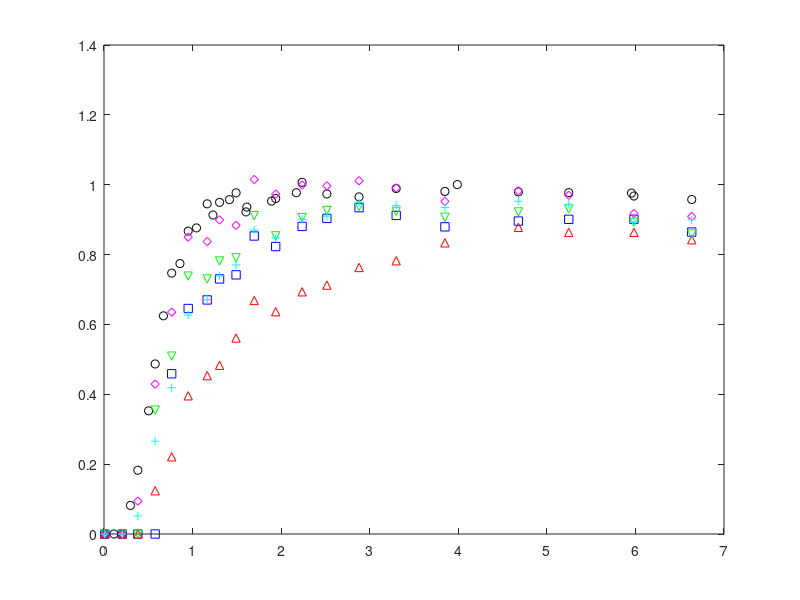

This chart was generated by the following MATLAB code: (Note: this script raises an error after producing the figure.)
clear all
close all

%first-type BC;
%kinetic model;
%see Van Genuchten pg. 16 and 28:



%data = csvread('ObjC_1_gas.csv',1,0);
data = csvread('Obj1b_part1_gas.csv',1,0);
data_time = data(:,1).*60; %time in sec
ethane = data(:,2);
helium = data(:,3);
n2o = data(:,4);
sf6 = data(:,5);
ch4 = data(:,6);



data_br = csvread('Obj1b_part1_br.csv',1,0);
%data_br = csvread('Obj1b_br.csv',1,0);
Br_time = data_br(:,1).*60;
Br = data_br(:,2);

measured = Br; %define which solute you are modeling

%If Vg/Vw = .01, then
%R_He = 2
%R_SF6 = 2.5
%R_ethane = 1.2
%R_N2O = 1.015

%time units are in seconds;
%length units are in m;

C_o = 1; %dimensionless
t = 0:50:49200;   %default delta t is 25
%D = [2.125e-6:0.0625e-6:2.375e-6]; 
D = 2.75e-6;

%2.69e-6, dispersion coefficients, m2/s, default 5e-7; determined from bromide only.
    %%%%%%3.1e-6 for bromide
%v_m = 7.75e-5:0.0625e-5:8e-5;  
v_m = 7.125e-5;


%velocity, 7.09e-5,  m/s, default 1e-4 m/s
    %%%%%%%3e-5 for bromide
    %try 1.19e-4 to 1.43e-4, expected values based on reactor geometry +
    %porosity
L = .3;
theta_m = 0.586; %mobile phase volume (dynamic, macropores)
theta_im = 0.31; %immobile phase volume (stagnant, micropores)
phi_m = theta_m/(theta_m + theta_im)  %fraction of liquid phase that is mobile


data_PV = v_m(1).*data_time.*phi_m./L

data_PV_br_plot = v_m(1).*Br_time.*phi_m./L


figure(11)
clf
h1 = plot(data_PV_br_plot, Br,'ok')
hold on
h2 = plot(data_PV, ethane, 'sb')
hold on
h3 = plot(data_PV, helium, '^r')
hold on
h4 = plot(data_PV, sf6, 'vg')
hold on
h5 = plot(data_PV, n2o, 'dm')
hold on
h6 = plot(data_PV, ch4, '+c')
hold on


R = 1.0001; %ethane 2.7
%R = [2.0:.5:6.0];
R_m = 1.0001;
%R_m = [1.0:.5:3.0];
alpha = 0.0001;  %ethane 1.3e-4
%alpha = [.9e-4:.1e-4:2.5e-4];
loopcnt = 0;

results_matrix = zeros(length(v_m)*length(D),4);
%column 1 of results_matrix is loopcnt
%column 2 of results_matrix is R
%column 3 of results_matrix is alpha
%column 4 of results_matrix is sum of squared residuals



beta = phi_m*R_m/R;


for j = 1:length(v_m)
    
    for k = 1:length(D)
        
        
w = alpha*L*(R-1)/(v_m(j)*theta_m);
P = v_m(j)*L/D(k); %Peclet number
PV = v_m(j).*t.*phi_m./L;     %pore volumes, tau in equations in Table 2 in Van Genuchten
data_PV_br = v_m(j).*Br_time.*phi_m./L;


%G term in Van Genuchten, equation SI-1 in Table 2:
G_T = .5 *  erfc( sqrt(P./(4.*beta.*R.*PV)).*(beta*R-PV)) + .5*exp(P).*erfc( sqrt (P./(4.*beta.*R.*PV) ).*(beta*R + PV) );
%IMPORTANT NOTE: Equation SI-1 in Table 2 has the final term as beta*R-tau.
%I think this is an error and that it should be beta*R+tau.  At the top of page 18 they note: 
%"Expressions for G(T) in Table 2 follow from those given in Table 1 by replacing T by
%tau and R by (beta*R).  In Table 1, the final term is R+T, so based on
%their statement the final term should be B*R+tau.
%This is how it is coded above, and this equation gives an effluent C
%ranging from 0 to 1, while the original equation from Van Genuchten has an
%effluent C ranging from 0 to a number much greater than 1.

%exponential term multiplied by G
term = exp(-w.*PV/(beta*R));


integrand_vec = zeros(1,length(PV));

delta_tau = 0.001;   %tau time increment, also d_tau dummy variable
                    %default .001

for i = 2:length(PV);  %2:length(PV)
    
    tau = [0:delta_tau:PV(i)];
    
G_tau = .5 *  erfc( sqrt(P./(4.*beta.*R.*tau)).*(beta*R-tau)) + .5*exp(P).*erfc( sqrt (P./(4.*beta.*R.*tau) ).*(beta*R + tau) );
    
    a = w.*tau;
    b = w.*(PV(i) - tau)./( (1 - beta)*R );
    
    squig = 2*sqrt(a.*b);
    
%In equation 36, the I_0 and I_1 are modified bessel functions, see
%notation on pg. 50-51
I_0 = besseli(0,squig);  %modified bessel function of the first kind, order 0
I_1 = besseli(1,squig);  %modified bessel function of the first kind, order 1
    
%H term defined by Equation 36:
H = exp(-a-b).* ( I_0/beta + (squig.*I_1)./(2.*b.*(1-beta)) );


prod = G_tau.*H;

integrand = delta_tau*trapz(prod(1:length(prod)-1));   %last element of product is NaN, since the last element of H is NaN ...
                                                    %due to division by 0
                                                    %in b term
integrand_vec(i) = integrand;


end


BrC = G_T.*term + w/R .* integrand_vec;


%find indices in PV that are closest PV to data: 
edges = [-Inf, mean([PV(2:end); PV(1:end-1)]), +Inf];
%I = discretize(data_PV_br, edges);
I = discretize(data_PV_br, edges);

RSS = sum((BrC(I) - measured').^2)


loopcnt = loopcnt + 1

     results_matrix(loopcnt,1) = loopcnt;
     results_matrix(loopcnt,2) = v_m(j);
     results_matrix(loopcnt,3) = D(k);
     results_matrix(loopcnt,4) = RSS;

    end
    
end




figure(111)
clf
plot(PV, BrC,'-')
ylim([-0.1 1.1])
xlim([0 2])
ylabel('C/C_o')
xlabel('PV')

%column 1 of results_matrix is loopcnt
%column 2 of results_matrix is R
%column 3 of results_matrix is alpha
%column 4 of results_matrix is sum of squared residuals

y = [results_matrix(:,1)'; results_matrix(:,2)'; results_matrix(:,3)'; results_matrix(:,4)']
fileID = fopen('results_matrix.txt','w');
%fprintf(fileID, 'Exponential Function\n\n');
fprintf(fileID,'%0.3f %0.3e %0.3e %0.4f\n',y);
fclose(fileID);




y = [PV; BrC];
fileID = fopen('exptable.txt','w');
%fprintf(fileID, 'Exponential Function\n\n');
fprintf(fileID,'%f %f\n',y);
fclose(fileID);


%find indices in PV that are closest PV to data: 
edges = [-Inf, mean([PV(2:end); PV(1:end-1)]), +Inf];
%I = discretize(data_PV_br, edges);
I = discretize(data_PV_br, edges);

RSS = sum((BrC(I) - measured').^2)
TSS = sum((measured - mean(measured)).^2)
R2 = 1 - (RSS/TSS)



figure(11)
plot(PV, BrC,'-r')
ylim([-0.1 1.1])
xlim([0 9])
ylabel('C/C_o')
xlabel('PV')
text(.4, .8, sprintf('R = %0.2f', R))
text(.4, .9, sprintf('alpha = %0.2e s^{-1}', alpha))
text(.4, .7, sprintf('R^2 = %0.3f', R2))
saveas(gcf,'output.eps','epsc')


figure (101)
brarea = cumtrapz(PV,BrC);
totbrarea = trapz(PV,BrC);
totbrmass = data_PV(end)*1;
normalizedbr = brarea/totbrmass;
plot(PV, normalizedbr)



measured = ch4; %define which solute you are modeling

%fit parameters:
%R = 2;      %MUST BE > 1
%alpha = 1e-3;    %rate constant, try starting in the range 5e-4 to 5e-3

                    %1/s, 100 d^-1 from Geistlinger (2005) = 1e-3 1/s
                    %vulava has 5e-4 - 1e-3  1/s for alpha for SF6, so
                    %probably faster for Helium, N2O
                    %velocity in bioreactor on the order of .003 m/s, much slower than in Vulava, so 
                    %expect lower alpha
%for determination of R-squared:



%dimensionless parameters
%defined in Van Genuchten pg. 15, with the exception of w, beta, and R
%For w and beta, defined on pg. 28 for one-site kinetic
%non-equilibrium adsorption.  For R, comes from Fry et al. (1994) and Vulava et al. (2002): 
%R = 1 + KH*(Vg/Vw)   %use this with specific K_H values to determine Vg/Vw
%based on fit R parameter




R = 3.9; %ethane 2.7
%R = [1.1:0.02:1.2];
%R_m = [1.1:0.1:2.8];
R_m = 1.3;
alpha = 5.5e-6;  %ethane 1.3e-4
%alpha = [1e-5 1e-6 1e-7 1e-8 1e-9];%8e-6:4e-6:8e-5];

loopcnt = 0;

results_matrix = zeros(length(R)*length(alpha),5);
%column 1 of results_matrix is loopcnt
%column 2 of results_matrix is R
%column 3 of results_matrix is R_m
%column 4 of results_matrix is alpha
%column 5 of results_matrix is sum of squared residuals




for j = 1:length(R)
    
    for k = 1:length(alpha)
        
        for l = 1:length(R_m)
        
        
w = alpha(k)*L*(R(j)-1)/(v_m*theta_m);
beta = phi_m*R_m(l)/R(j);



%G term in Van Genuchten, equation SI-1 in Table 2:
G_T = .5 *  erfc( sqrt(P./(4.*beta.*R(j).*PV)).*(beta*R(j)-PV)) + .5*exp(P).*erfc( sqrt (P./(4.*beta.*R(j).*PV) ).*(beta*R(j) + PV) );
%IMPORTANT NOTE: Equation SI-1 in Table 2 has the final term as beta*R-tau.
%I think this is an error and that it should be beta*R+tau.  At the top of page 18 they note: 
%"Expressions for G(T) in Table 2 follow from those given in Table 1 by replacing T by
%tau and R by (beta*R).  In Table 1, the final term is R+T, so based on
%their statement the final term should be B*R+tau.
%This is how it is coded above, and this equation gives an effluent C
%ranging from 0 to 1, while the original equation from Van Genuchten has an
%effluent C ranging from 0 to a number much greater than 1.

%exponential term multiplied by G
term = exp(-w.*PV/(beta*R(j)));

%some figures to visualize how each of these terms are affected by
%different fit parameters:
%use these to troubleshoot problems if the model acts weird with certain
%paremeters.
%figure(5)
%plot(PV,term)
%title('Term')

integrand_vec = zeros(1,length(PV));

delta_tau = 0.001;   %tau time increment, also d_tau dummy variable
                    %default .001

for i = 2:length(PV);  %2:length(PV)
    
    tau = [0:delta_tau:PV(i)];
    
G_tau = .5 *  erfc( sqrt(P./(4.*beta.*R(j).*tau)).*(beta*R(j)-tau)) + .5*exp(P).*erfc( sqrt (P./(4.*beta.*R(j).*tau) ).*(beta*R(j) + tau) );
    
    a = w.*tau;
    b = w.*(PV(i) - tau)./( (1 - beta)*R(j) );
    
    squig = 2*sqrt(a.*b);
    
%In equation 36, the I_0 and I_1 are modified bessel functions, see
%notation on pg. 50-51
I_0 = besseli(0,squig);  %modified bessel function of the first kind, order 0
I_1 = besseli(1,squig);  %modified bessel function of the first kind, order 1
    
%H term defined by Equation 36:
H = exp(-a-b).* ( I_0/beta + (squig.*I_1)./(2.*b.*(1-beta)) );


prod = G_tau.*H;

integrand = delta_tau*trapz(prod(1:length(prod)-1));   %last element of product is NaN, since the last element of H is NaN ...
                                                    %due to division by 0
                                                    %in b term
integrand_vec(i) = integrand;


end


%first_term = G_T.*term;
%figure(14)
%plot(PV,first_term)
%title('G*exp term')

%C = G(1:length(G)-1).*term(1:length(term)-1) + (w/R).*ConvInt;   %equation 35 in van genuchten
C = G_T.*term + w/R(j) .* integrand_vec;


%find indices in PV that are closest PV to data: 
edges = [-Inf, mean([PV(2:end); PV(1:end-1)]), +Inf];
%I = discretize(data_PV_br, edges);
I = discretize(data_PV, edges);

RSS = sum((C(I) - measured').^2)


loopcnt = loopcnt + 1

     results_matrix(loopcnt,1) = loopcnt;
     results_matrix(loopcnt,2) = R(j);
     results_matrix(loopcnt,3) = R_m(l);
     results_matrix(loopcnt,4) = alpha(k);
     results_matrix(loopcnt,5) = RSS;

    end
    
    end

end

C(C > 1) = 1;

figure(11)
plot(PV, C,'-m')
hold on

%Effluent Mass Balance
figure (101)
hold on
ch4area = cumtrapz(PV,C);
totch4area = trapz(PV,C);
totch4mass = (data_PV(end))*1;
normalizedch4 = ch4area/totch4mass;
plot(PV, normalizedch4)
% massbaln2o = normalizedn2o./normalizedbr;
% plot(PV, massbaln2o)


%Headspace Mass Balance
tracersoldata = csvread('Obj1b_part1_tracer_sol.csv',1,0);
ch4tracer = tracersoldata(:,6);
tracertime = tracersoldata(:,1).*60;
tracerPV = v_m.*tracertime.*phi_m./L;
interptracer = interp1(tracerPV, ch4tracer, PV);
aveinterptracer = mean([interptracer(1:end-1);interptracer(2:end)]);
avetracermass = PV(2).*aveinterptracer;
avetracermass(isnan(avetracermass))=0;
tottracermass = sum(avetracermass);
headspacedata = csvread('Obj1b_part1_headspace_ch4.csv',1,0);
seg1time = headspacedata(:,1).*60;
seg1data = headspacedata(:,2);
seg1PV = v_m.*seg1time.*phi_m./L;
seg2time = headspacedata(:,3).*60;
seg2data = headspacedata(:,4);
seg2PV = v_m.*seg2time.*phi_m./L;
seg3time = headspacedata(:,5).*60;
seg3data = headspacedata(:,6);
seg3PV = v_m.*seg3time.*phi_m./L;
seg1interp = interp1(seg1PV, seg1data, PV);
seg2interp = interp1(seg2PV, seg2data, PV);
seg3interp = interp1(seg3PV, seg3data, PV);
headspaceinterp = seg1interp+seg2interp+seg3interp;
normalizedheadspace = headspaceinterp/tottracermass;
combinedheadspace = csvread('Obj1b_part1_headspace_ch4_combined.csv',1,0);
combinedtime = combinedheadspace(:,1).*60;
combineddata = combinedheadspace(:,2);
combinedPV = v_m.*combinedtime.*phi_m./L;
normalizedcombined = combineddata/tottracermass;

%Bubble Mass Balance
bubblech4 = normalizedbr-(normalizedch4);%+normalizedheadspace);
figure(22)
plot(PV,bubblech4)
bubblech4change = diff(bubblech4);
find(bubblech4change == max(bubblech4change(:)))


%truncate data to 6.64 pore volumes
shortnormalizedch4 = normalizedch4(1:856);
shortbubblech4 = bubblech4(1:856);
shortnormalizedheadspace = normalizedheadspace(1:856);
shortPV = PV(1:856);

figure(222)
allch4 = [shortnormalizedch4' shortnormalizedheadspace' shortbubblech4'];
massbalpv = area(shortPV,allch4)
massbalpv(1).FaceColor = [0/255 128/255 255/255];
massbalpv(2).FaceColor = [252/255 226/255 5/255];
massbalpv(3).FaceColor = [255/255 40/255 0/255];
ylabel('M/M_T', 'fontsize', 25);
xlabel('Pore Volumes', 'fontsize', 25);
ylim([0 1]);
xlim([0 8])
%title('CH_4 Distribution Throughout Reactor', 'fontsize', 36);
%legend('Effluent', 'Headspace', 'Bubble Entrapped', 'Location', 'northwest');
set(gca, 'FontSize', 20);

figure(333)
finaleffluent = normalizedch4(end);
finalbubble = 0;
finalheadspace = normalizedcombined(end);
remainingheadspace = shortnormalizedheadspace(end);
liberatedbubble = finalheadspace-shortnormalizedheadspace(end);
predbubble = shortbubblech4(end);
if liberatedbubble-predbubble<0;
    unantbubble = 0;
else
    unantbubble = liberatedbubble - predbubble;
end
barallch4 = [finaleffluent, remainingheadspace, predbubble, unantbubble; nan(1,4)];
massbalbar = bar(barallch4, 'stacked')
ylim([0 1]);
set(massbalbar,{'FaceColor'},{[0/255 128/255 255/255];[252/255 226/255 5/255];[255/255 40/255 0/255];'k';});
xlim=get(gca,'xlim');
hold on
%For making legend with dashed line
%plot(xlim,[0.5 0.5], '--k', 'LineWidth', 2)
%legend('Effluent', 'Evolved Headspace', 'Predicted Bubble Entrapment/Liberation', 'Unanticipated Bubble Liberation' , 'Reactor Drainage');
set(gca, 'FontSize', 20);

recovery = finaleffluent + remainingheadspace + predbubble + unantbubble


%Extend data to 7.64 PVs (Run for 6.64 PVs and add 1 PV for "effluent"
%remaining in reactor at experiment end
integralPV = PV(1:985);
integralBrC = BrC(1:985);
integraleff = C(1:985);
Br_area = trapz(integralPV, integralBrC);
Eff_area = trapz(integralPV, integraleff);
bubblearea = Br_area-Eff_area;
btestimate_effluent = Eff_area/Br_area;
btestimate_retainedinreactor = bubblearea/Br_area;
